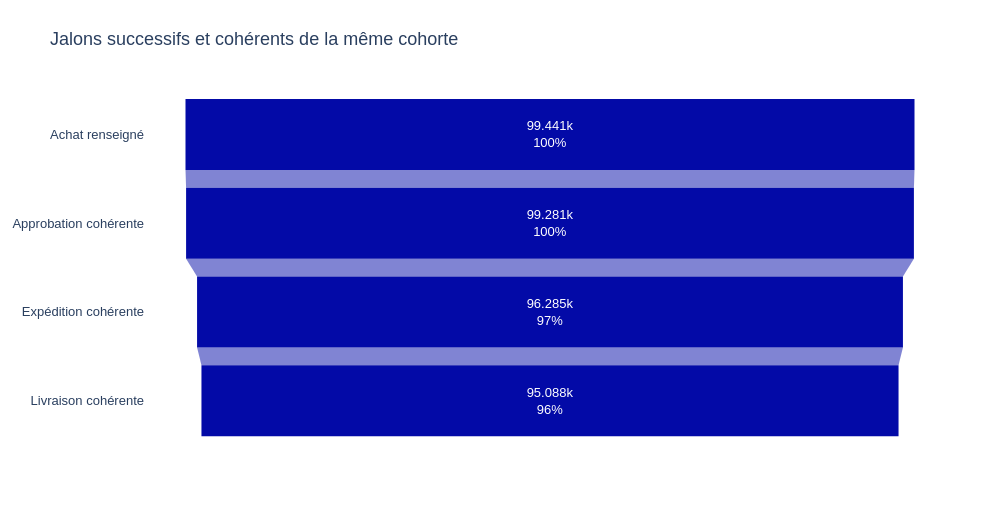

The notebook cell this image was saved under:
### Markdown cell above
### <b><div style='padding:15px;background-color:#d8dcd6;color:#030aa7;font-size:120%;text-align: left'>Plotly</div></b>

### Code cell
ID_GRAPHIQUE = '06_06'
BIBLIOTHEQUE = 'plotly'
fig=go.Figure(go.Funnel(y=a.etape,x=a.n,textinfo='value+percent initial'))
montrer_plotly(fig,'Jalons successifs et cohérents de la même cohorte')

### Figure 1 — Plotly figure (JSON) as saved in the notebook; plotly's stock layout.template omitted (floating-point values rounded to 4 significant figures)
{"data": [{"textinfo": "value+percent initial", "type": "funnel", "x": [99441, 99281, 96285, 95088], "y": ["Achat renseigné", "Approbation cohérente", "Expédition cohérente", "Livraison cohérente"]}], "layout": {"font": {"family": "Arial", "size": 13}, "height": 520, "margin": {"b": 75, "l": 70, "r": 45, "t": 90}, "title": {"text": "Jalons successifs et cohérents de la même cohorte"}, "width": 1000}}
